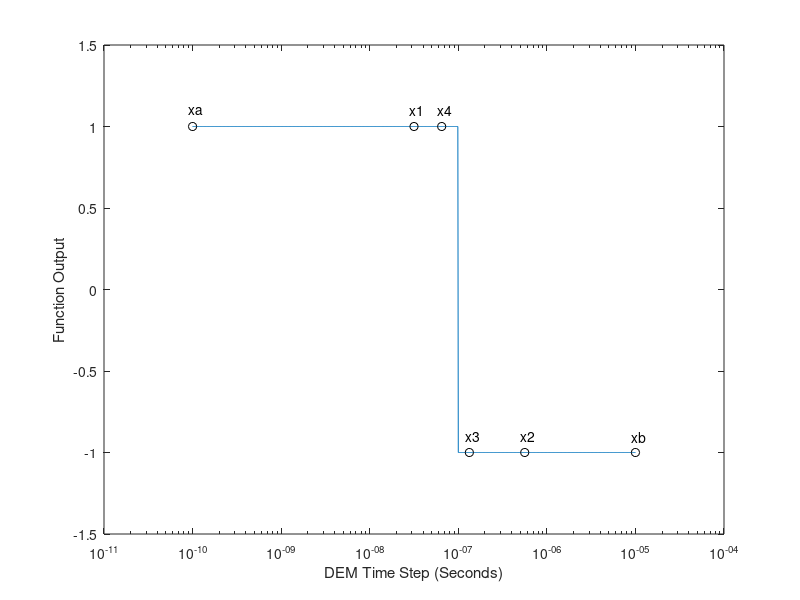

This chart was generated by the following MATLAB code:
function [h,fval,its] = bisection(fun,a,b,tol,maxIts,DOPLOT)

    if nargin < 6
        DOPLOT = false;
        if nargin < 5
            maxIts = 500;
            if nargin < 4
                tol = eps;
            end
        end
    end

    if nargin == 0
        fun = @(x) (x < 1e-7) - (x >= 1e-7);
        a = 1e-10;
        b = 1e-5;
        tol = eps;
        maxIts = 500;
        DOPLOT = true;
    end
    
    fa = fun(a);
    fb = fun(b);
    if fa*fb > 0
        error('Need a and b to be on opposite sides of the zero')
    end
    
    if DOPLOT
        textNum = @(k)['x',num2str(k)];
        offsetx = 0.1;
        offsety = 0.1;
        semilogx(logspace(-10,-5,1001),fun(logspace(-10,-5,1001)));
        xlim([1e-11, 1e-4])
        ylim(1.5*[-1 1])
        hold on
        plot(a,fun(a),'ko',b,fun(b),'ko')
        text(a*(1-offsetx),fun(a)*(1+offsety),'xa');
        text(b*(1-offsetx),fun(b)*(1-offsety),'xb');
        maxXs = 5;
    end
    for its = 1:maxIts
%         h = 0.5*(a+b);
        h = logspace(log10(a),log10(b),3);
        h = h(2);
        fval = fun(h);
        if fval*fb < 0
            a = h;
            fa = fval;
            if DOPLOT && its < maxXs
                plot(a,fa,'ko')
                text(a*(1-offsetx),fa*(1+offsety),textNum(its));
            end
        elseif fa*fval < 0
            b = h;
            fb = fval;
            if DOPLOT && its < maxXs
                plot(b,fb,'ko')
                text(b*(1-offsetx),fb*(1-offsety),textNum(its));
            end
        else
            break
        end
        if abs(a-b) < tol
            break
        end
    end
    if DOPLOT
        xlabel 'DEM Time Step (Seconds)'
        ylabel 'Function Output'
        hold off
    end
end

    
    